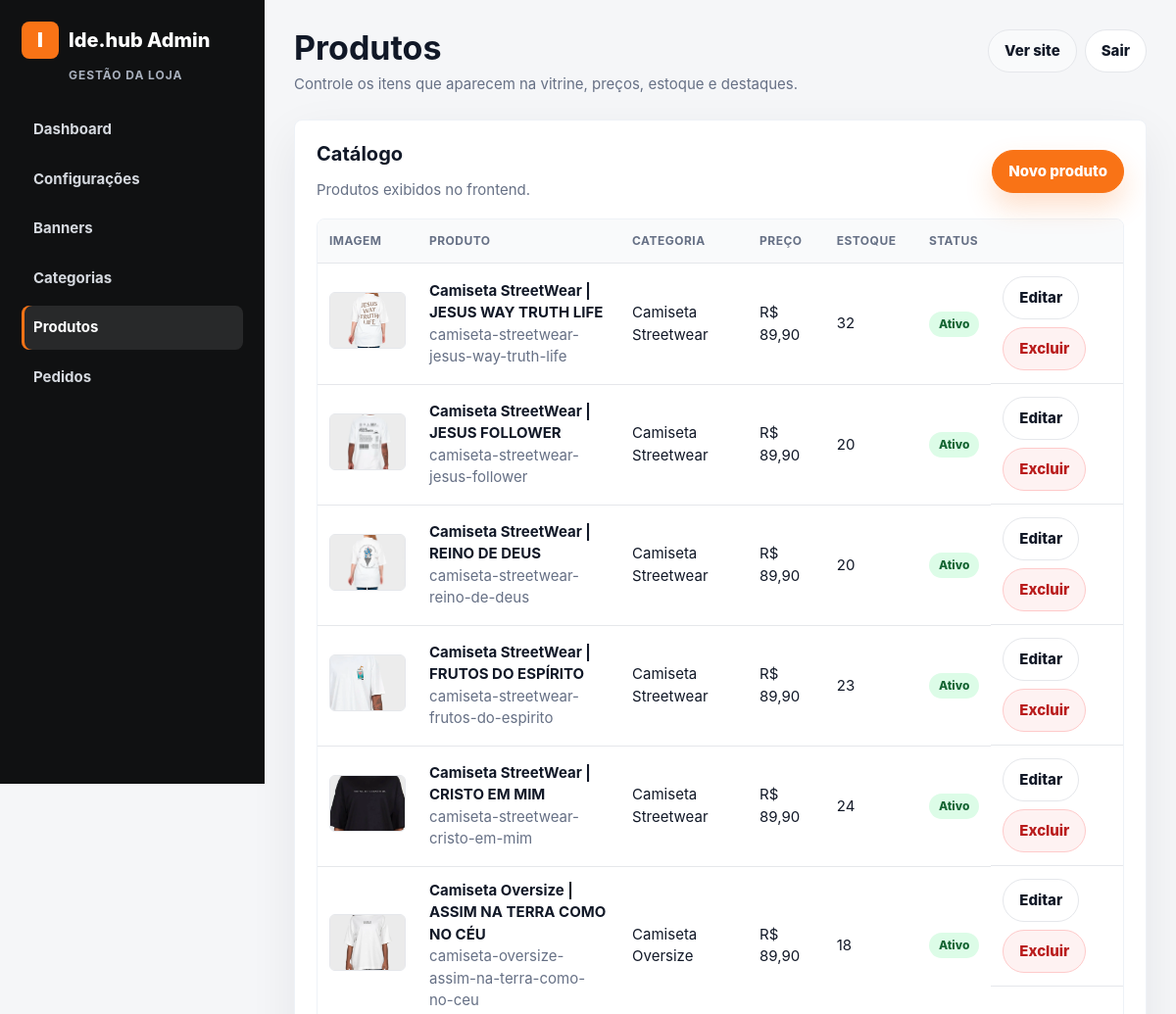
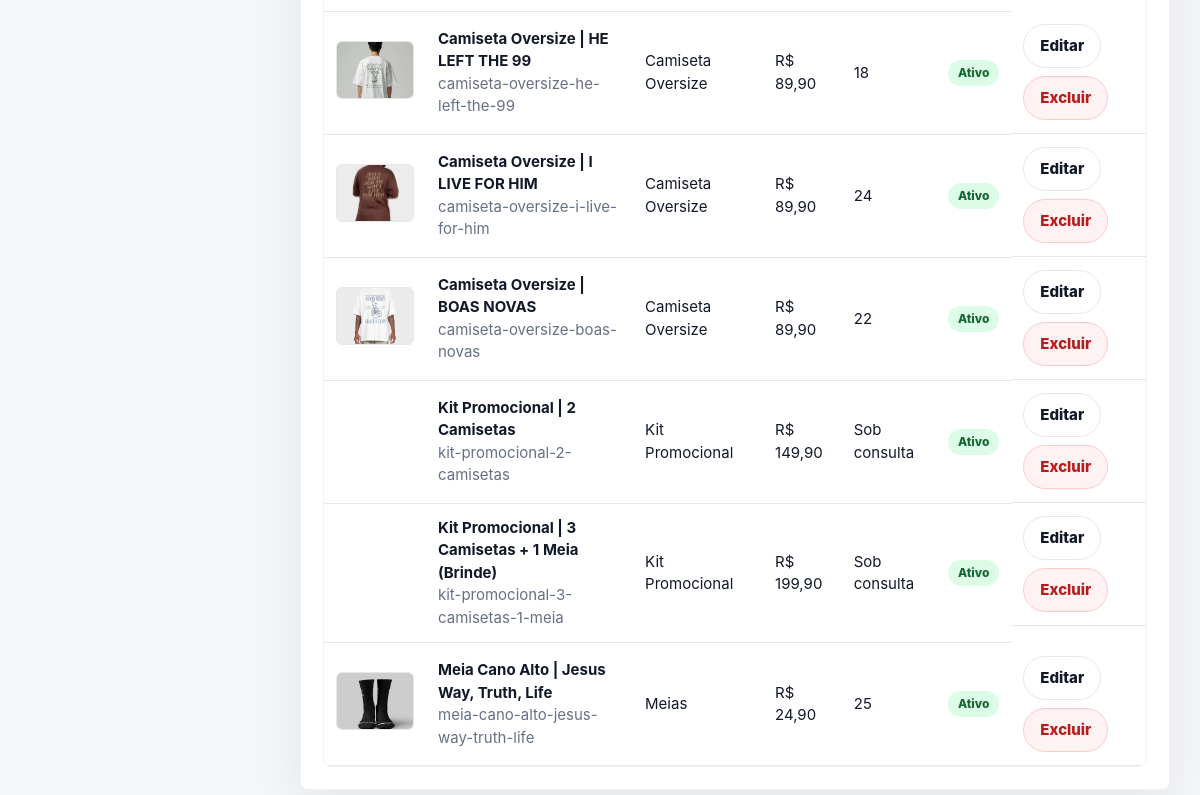
Page /admin/products/index.php (signed in) on the committed database (2 pictures, top to bottom).
### tables this page shows
CREATE TABLE IF NOT EXISTS products (
  id INT UNSIGNED AUTO_INCREMENT PRIMARY KEY,
  category_id INT UNSIGNED NULL,
  name VARCHAR(190) NOT NULL,
  slug VARCHAR(220) NOT NULL UNIQUE,
  image_path VARCHAR(255) NULL,
  short_description VARCHAR(255) NOT NULL,
  full_description TEXT NULL,
  price DECIMAL(10,2) NOT NULL,
  promotional_price DECIMAL(10,2) NULL,
  featured TINYINT(1) NOT NULL DEFAULT 0,
  stock INT NULL,
  sizes VARCHAR(255) NULL,
  colors VARCHAR(255) NULL,
  is_kit TINYINT(1) NOT NULL DEFAULT 0,
  active TINYINT(1) NOT NULL DEFAULT 1,
  created_at TIMESTAMP DEFAULT CURRENT_TIMESTAMP,
  updated_at TIMESTAMP DEFAULT CURRENT_TIMESTAMP ON UPDATE CURRENT_TIMESTAMP,
  CONSTRAINT fk_products_category FOREIGN KEY (category_id) REFERENCES categories(id) ON DELETE SET NULL,
  INDEX idx_products_active_featured (active, featured),
  INDEX idx_products_category (category_id)
);

CREATE TABLE IF NOT EXISTS categories (
  id INT UNSIGNED AUTO_INCREMENT PRIMARY KEY,
  name VARCHAR(160) NOT NULL,
  slug VARCHAR(180) NOT NULL UNIQUE,
  display_order INT NOT NULL DEFAULT 0,
  active TINYINT(1) NOT NULL DEFAULT 1,
  created_at TIMESTAMP DEFAULT CURRENT_TIMESTAMP,
  updated_at TIMESTAMP DEFAULT CURRENT_TIMESTAMP ON UPDATE CURRENT_TIMESTAMP,
  INDEX idx_categories_active_order (active, display_order)
);

### includes/helpers.php (called while the page is built, shortened)
<?php
function e(?string $value): string
{
    return htmlspecialchars((string) $value, ENT_QUOTES, 'UTF-8');
}
function app_base_url(): string
{
    $scriptName = trim((string) ($_SERVER['SCRIPT_NAME'] ?? ''), '/');
    $segments = $scriptName === '' ? [] : explode('/', $scriptName);
    $firstSegment = $segments[0] ?? '';
    return '';
}
function app_url(string $path = ''): string
{
    $base = app_base_url();
    $cleanPath = '/' . ltrim($path, '/');
    return $base . ($cleanPath === '/' ? '' : $cleanPath);
}
function format_money(float $value): string
{
    return 'R$ ' . number_format($value, 2, ',', '.');
}
function upload_url(?string $path): ?string
{
    if (str_starts_with($path, '/')) {
        return app_url($path);
    }
    return app_url(UPLOAD_BASE_URL . '/' . ltrim($path, '/'));
}

### config/database.php (called while the page is built, shortened)
<?php
function db(): PDO
{
    static $pdo = null;
    if ($pdo instanceof PDO) {
        return $pdo;
    }
    $dsn = sprintf('mysql:host=%s;dbname=%s;charset=%s', DB_HOST, DB_NAME, DB_CHARSET);
    $pdo = new PDO($dsn, DB_USER, DB_PASS, [
        PDO::ATTR_ERRMODE => PDO::ERRMODE_EXCEPTION,
        PDO::ATTR_DEFAULT_FETCH_MODE => PDO::FETCH_ASSOC,
        PDO::ATTR_EMULATE_PREPARES => false,
    ]);
    return $pdo;
}

### models/Product.php (called while the page is built, shortened)
<?php
require_once __DIR__ . '/../config/database.php';
final class ProductModel
{
    public static function all(bool $activeOnly = false): array
    {
        $sql = 'SELECT p.*, c.name AS category_name, c.slug AS category_slug FROM products p LEFT JOIN categories c ON c.id = p.category_id';
        $sql .= ' ORDER BY c.display_order ASC, p.featured DESC, p.id DESC';
        return db()->query($sql)->fetchAll();
    }
}

### admin/products/index.php (the view, shortened to what this page needs)
<?php
require_once __DIR__ . '/../../models/Product.php';
$products = ProductModel::all();
require __DIR__ . '/../../includes/layout/header.php';
?>
<div class="card">
    <div class="card-header">
        <div>
            <h2 class="section-title">Catálogo</h2>
            <p class="muted">Produtos exibidos no frontend.</p>
        </div>
        <a class="btn btn-primary" href="<?= e(app_url('/admin/products/create.php')) ?>">Novo produto</a>
    </div>
    <?php if (!$products): ?>
        <div class="empty-state">
            <h3 class="section-title">Nenhum produto cadastrado</h3>
            <p class="muted">Cadastre o primeiro produto para começar a montar sua vitrine.</p>
            <a class="btn btn-primary" href="<?= e(app_url('/admin/products/create.php')) ?>">Cadastrar produto</a>
        </div>
    <?php else: ?>
        <div class="table-wrap">
            <table>
                <thead><tr><th>Imagem</th><th>Produto</th><th>Categoria</th><th>Preço</th><th>Estoque</th><th>Status</th><th></th></tr></thead>
                <tbody>
                <?php foreach ($products as $product): ?>
                    <tr>
                        <td><?php if ($product['image_path']): ?><img class="thumb" src="<?= e(upload_url($product['image_path'])) ?>" alt="Imagem de <?= e($product['name']) ?>"><?php endif; ?></td>
                        <td><strong><?= e($product['name']) ?></strong><br><span class="muted"><?= e($product['slug']) ?></span></td>
                        <td><?= e($product['category_name'] ?? 'Sem categoria') ?></td>
                        <td><?= format_money((float) $product['price']) ?></td>
                        <td><?= $product['stock'] === null ? 'Sob consulta' : (int) $product['stock'] ?></td>
                        <td><span class="badge <?= $product['active'] ? 'badge-on' : 'badge-off' ?>"><?= $product['active'] ? 'Ativo' : 'Inativo' ?></span></td>
                        <td class="actions">
                            <a class="btn" href="<?= e(app_url('/admin/products/edit.php?id=' . (int) $product['id'])) ?>">Editar</a>
                            <form method="post" action="<?= e(app_url('/admin/products/delete.php')) ?>" onsubmit="return confirm('Excluir este produto?')">
                                <button class="btn btn-danger" type="submit">Excluir</button>
                            </form>
                        </td>
                    </tr>
                <?php endforeach; ?>
                </tbody>
            </table>
        </div>
    <?php endif; ?>
</div>
<?php require __DIR__ . '/../../includes/layout/footer.php'; ?>

### includes/layout/header.php (style rules this page uses)
:root { --orange: #f97316; --orange-strong: #ea580c; --ink: #111827; --muted: #667085; --line: #e5e7eb; --soft-line: #eef2f7; --bg: #f5f6f8; --surface: #ffffff; --surface-soft: #f9fafb; --success-bg: #dcfce7; --success-text: #166534; --danger-bg: #fef2f2; --danger-text: #991b1b; --radius: 8px; --shadow: 0 18px 50px rgba(15, 23, 42, .07); }
* { box-sizing: border-box; }
body { margin: 0; font-family: Inter, ui-sans-serif, system-ui, -apple-system, BlinkMacSystemFont, "Segoe UI", sans-serif; color: var(--ink); background: var(--bg); font-size: 15px; line-height: 1.5; }
a { color: inherit; text-decoration: none; }
button, input, textarea, select { font: inherit; }
button, .btn, input, textarea, select { touch-action: manipulation; }
.muted { color: var(--muted); }
.card { background: var(--surface); border: 1px solid var(--soft-line); border-radius: var(--radius); padding: 22px; box-shadow: var(--shadow); }
.card h2 { margin: 0 0 14px; font-size: 20px; line-height: 1.2; }
.section-title { margin: 0; font-size: 18px; }
.card-header { display: flex; justify-content: space-between; align-items: center; gap: 16px; margin-bottom: 18px; }
.card-header p { margin: 4px 0 0; }
.btn { display: inline-flex; align-items: center; justify-content: center; gap: 8px; min-height: 44px; padding: 0 16px; border-radius: 999px; border: 1px solid var(--line); background: #fff; cursor: pointer; font-weight: 800; transition: transform .18s ease, box-shadow .18s ease, background .18s ease, border-color .18s ease; }
.btn-primary { border-color: var(--orange); background: var(--orange); color: #fff; box-shadow: 0 14px 28px rgba(249, 115, 22, .22); }
.btn-danger { border-color: #fecaca; background: var(--danger-bg); color: #b91c1c; }
.actions { display: flex; gap: 8px; flex-wrap: wrap; }
table { width: 100%; border-collapse: collapse; }
th, td { padding: 13px 12px; border-bottom: 1px solid var(--line); text-align: left; vertical-align: middle; }
th { font-size: 12px; text-transform: uppercase; letter-spacing: .04em; color: var(--muted); background: var(--surface-soft); }
.thumb { width: 78px; height: 58px; object-fit: cover; border-radius: 6px; border: 1px solid var(--line); background: #f3f4f6; }
.badge { display: inline-flex; align-items: center; min-height: 26px; padding: 4px 10px; border-radius: 999px; font-size: 12px; font-weight: 800; background: #f3f4f6; color: #374151; }
.badge-on { background: var(--success-bg); color: var(--success-text); }
.table-wrap { width: 100%; overflow-x: auto; border-radius: var(--radius); border: 1px solid var(--soft-line); }
.table-wrap table { min-width: 740px; }

### rows in the picture
products: image_path (picture), name "Camiseta StreetWear | JESUS WAY TRUTH LIFE", slug "camiseta-streetwear-jesus-way-truth-life", category.name "Camiseta Streetwear", price "R$ 89,90", stock "32", active "Ativo"
products: image_path (picture), name "Camiseta StreetWear | JESUS FOLLOWER", slug "camiseta-streetwear-jesus-follower", category.name "Camiseta Streetwear", price "R$ 89,90", stock "20", active "Ativo"
products: image_path (picture), name "Camiseta StreetWear | REINO DE DEUS", slug "camiseta-streetwear-reino-de-deus", category.name "Camiseta Streetwear", price "R$ 89,90", stock "20", active "Ativo"
products: image_path (picture), name "Camiseta StreetWear | FRUTOS DO ESPÍRITO", slug "camiseta-streetwear-frutos-do-espirito", category.name "Camiseta Streetwear", price "R$ 89,90", stock "23", active "Ativo"
products: image_path (picture), name "Camiseta StreetWear | CRISTO EM MIM", slug "camiseta-streetwear-cristo-em-mim", category.name "Camiseta Streetwear", price "R$ 89,90", stock "24", active "Ativo"
products: image_path (picture), name "Camiseta Oversize | ASSIM NA TERRA COMO NO CÉU", slug "camiseta-oversize-assim-na-terra-como-no-ceu", category.name "Camiseta Oversize", price "R$ 89,90", stock "18", active "Ativo"
products: image_path (picture), name "Camiseta Oversize | HE LEFT THE 99", slug "camiseta-oversize-he-left-the-99", category.name "Camiseta Oversize", price "R$ 89,90", stock "18", active "Ativo"
products: image_path (picture), name "Camiseta Oversize | I LIVE FOR HIM", slug "camiseta-oversize-i-live-for-him", category.name "Camiseta Oversize", price "R$ 89,90", stock "24", active "Ativo"
products: image_path (picture), name "Camiseta Oversize | BOAS NOVAS", slug "camiseta-oversize-boas-novas", category.name "Camiseta Oversize", price "R$ 89,90", stock "22", active "Ativo"
products: name "Kit Promocional | 2 Camisetas", slug "kit-promocional-2-camisetas", category.name "Kit Promocional", price "R$ 149,90", shows "Sob consulta", active "Ativo"
products: name "Kit Promocional | 3 Camisetas + 1 Meia (Brinde)", slug "kit-promocional-3-camisetas-1-meia", category.name "Kit Promocional", price "R$ 199,90", shows "Sob consulta", active "Ativo"
products: image_path (picture), name "Meia Cano Alto | Jesus Way, Truth, Life", slug "meia-cano-alto-jesus-way-truth-life", category.name "Meias", price "R$ 24,90", stock "25", active "Ativo"

### other values in the picture
$pageTitle "Produtos"
$pageSubtitle "Controle os itens que aparecem na vitrine, preços, estoque e destaques."
